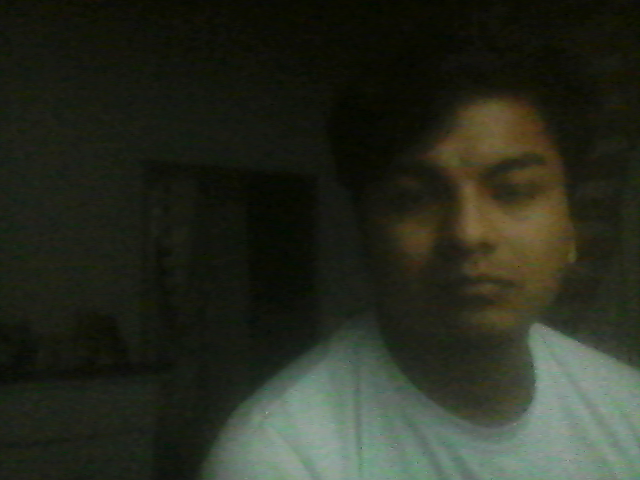
#> input picture foto.png, 640 x 480 px
$ python face_detect.py
#> lines starting #> are read from the running program, lines starting #| are printed output that depends on the picture; after the words box and inside, x2 and y2 are one past the last pixel; in counts of white or black regions, pixels touching at a corner belong together
import cv2
import numpy as np

faceClassif = cv2.CascadeClassifier('haarcascade_frontalface_default.xml')

image = cv2.imread('foto.png')
#> image is the input picture: shape (480, 640, 3); mean B, G, R 32.6, 44.6, 40.6
gray = cv2.cvtColor(image, cv2.COLOR_BGR2GRAY)
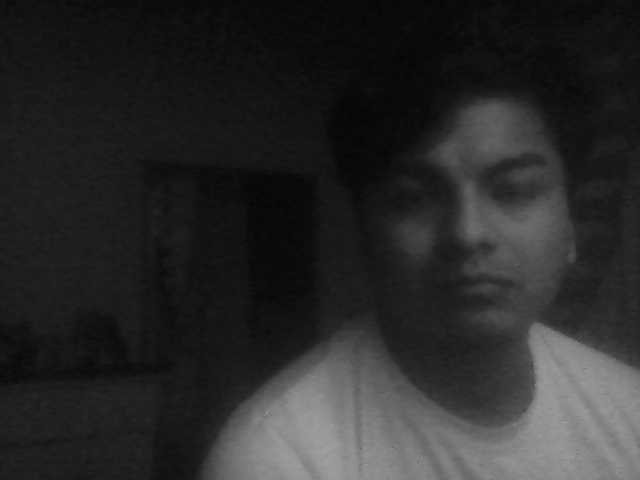
#> gray: shape (480, 640); min 1, max 163, mean 42.1

faces = faceClassif.detectMultiScale(gray,
	scaleFactor=1.1,
	minNeighbors=5,
	minSize=(30,30),
	maxSize=(200,200))
#> faces = [[376, 121, 187, 187]]

for (x,y,w,h) in faces:
	cv2.rectangle(image,(x,y),(x+w,y+h),(0,255,0),2)
#> this loop made 1 pass
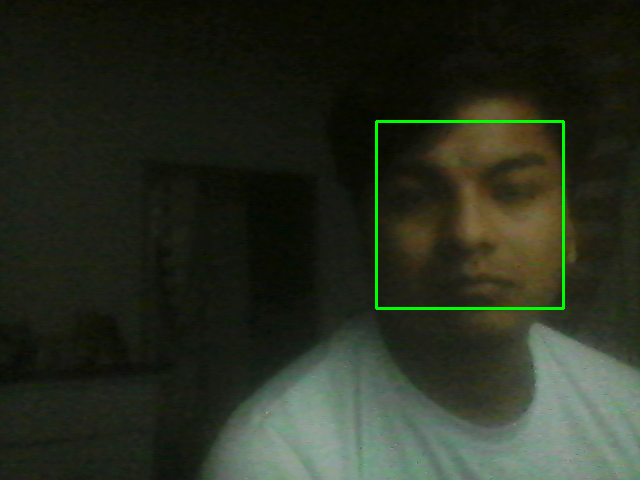
#> image: shape (480, 640, 3); 0.73% of pixels changed, all inside (x1, y1, x2, y2) = (375, 120, 565, 310)

cv2.imshow('image',image)
cv2.waitKey(0)
cv2.destroyAllWindows()
